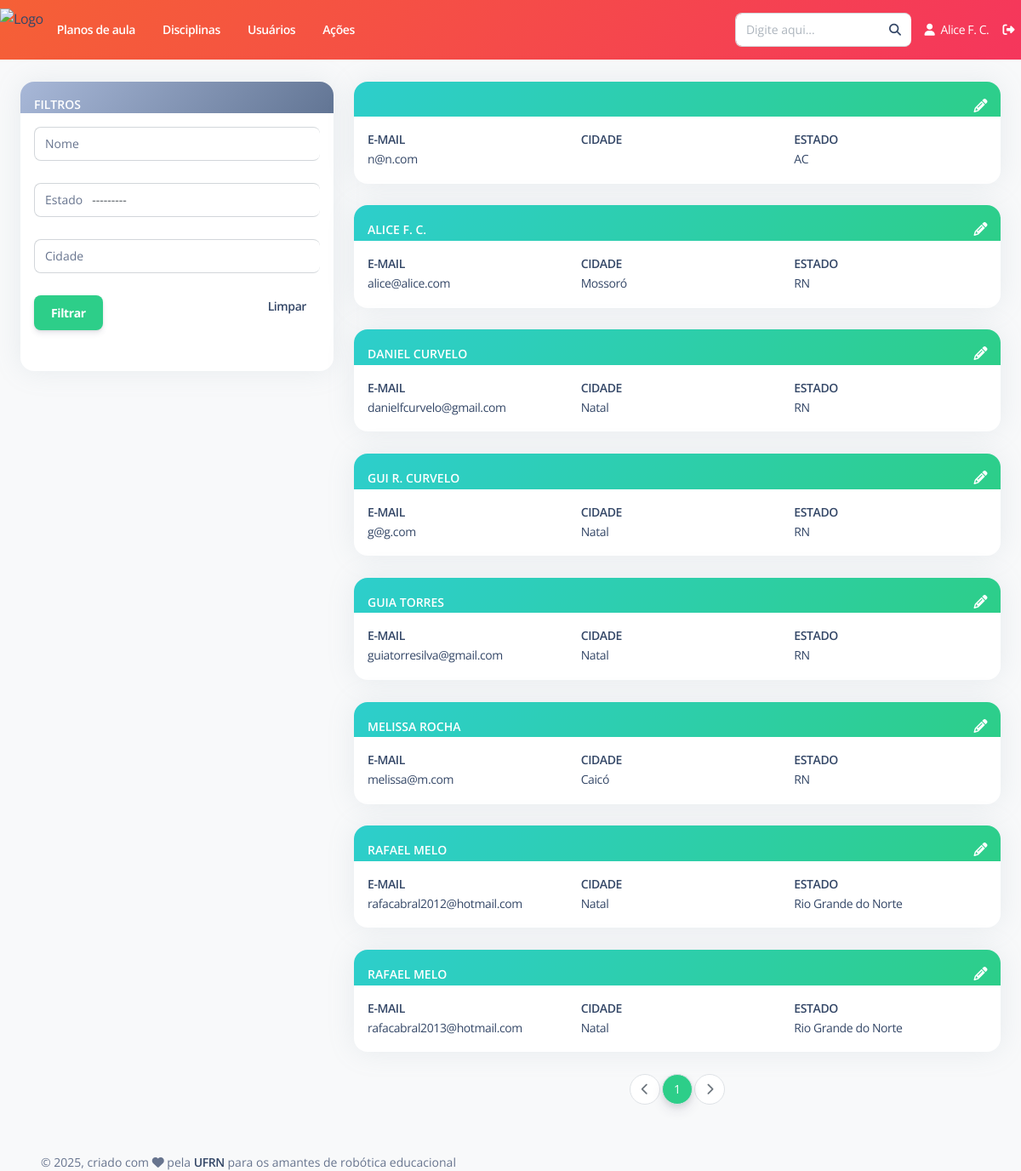
The page /usuario/listar-ativos/ (signed in) on the database as committed earlier.
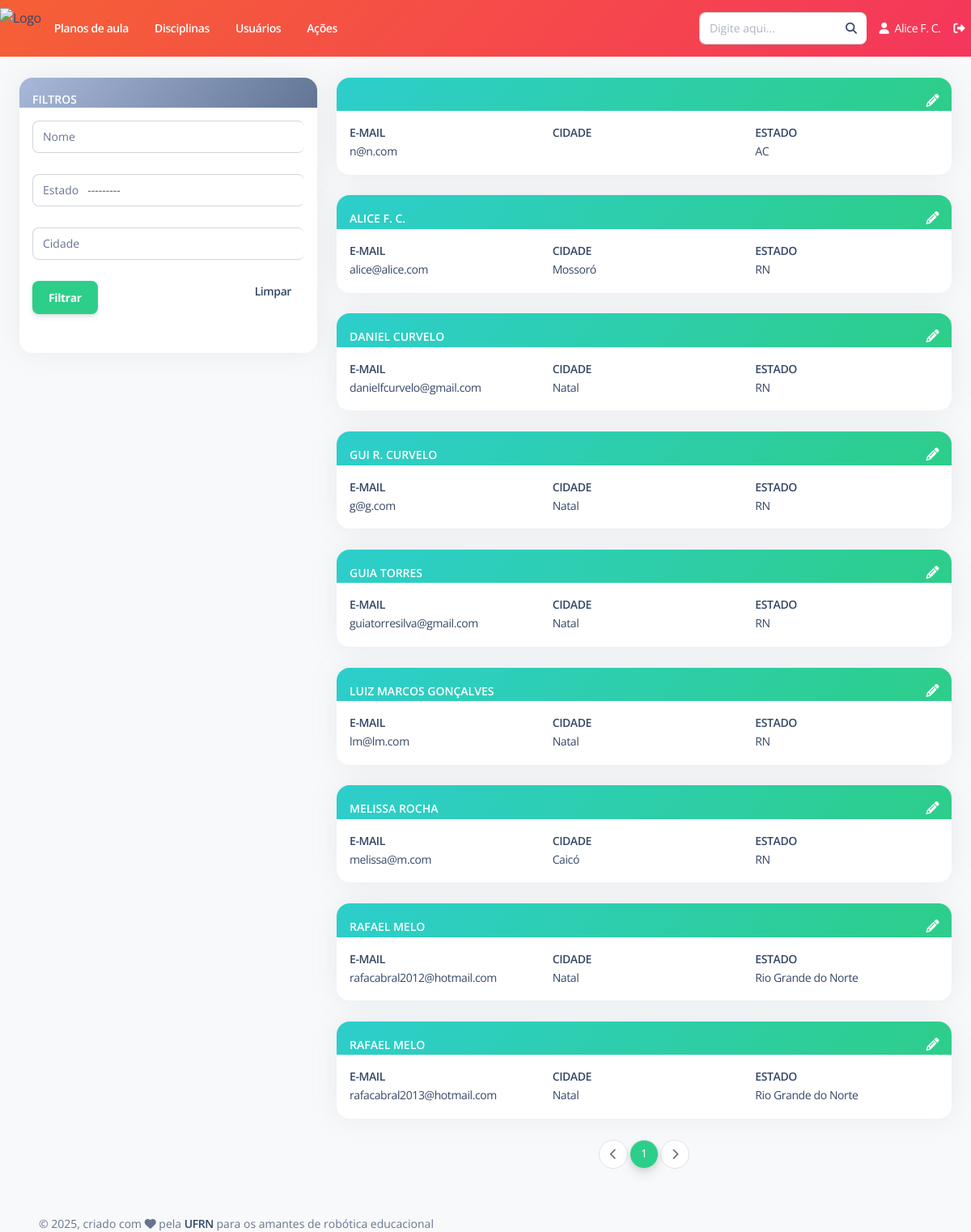
The same page on the database as committed later.
### Usuario/models.py (models this page shows, shortened)
class Usuario(User):
    cidade = models.CharField(max_length=100, verbose_name='Cidade')
    estado = models.CharField(max_length=2, choices=ESTADOS, default='AC', verbose_name='Estado')
    avatar = models.ImageField(upload_to='profile-pic/', default='profile-pic/default.jpeg')
    interesses = models.ManyToManyField('Disciplina.Disciplina', through='Interesses')
    def __str__(self):
        return self.first_name + " " + self.last_name
    class Meta:
        ordering = ['first_name', 'last_name']
        verbose_name = "Usuário"
        verbose_name_plural = "Usuários"

### Usuario/views.py (the view)
# urls.py: path('listar-ativos/', views.ListarAtivos.as_view(), name='listar_ativos'),
class ListarAtivos(LoginRequiredMixin, generic.ListView):
    model = Usuario
    template_name = 'Usuario/listar.html'
    context_object_name = 'lista_usuarios'
    paginate_by = 10
    def get_queryset(self):
        qs = super().get_queryset()
        usuarios_filtrados = filter_usuarios.UsuarioFiltro(self.request.GET, queryset=Usuario.objects.filter(is_active=True))
        qs_filtrada = usuarios_filtrados.qs
        return qs_filtrada
    def get_context_data(self,**kwargs):
        context = super(ListarAtivos,self).get_context_data(**kwargs)
        usuarios_filtrados = filter_usuarios.UsuarioFiltro(self.request.GET, queryset=Usuario.objects.filter(is_active=True))
        context['usuarios_filtrados'] = usuarios_filtrados.qs
        context['form_filtro'] = usuarios_filtrados.form
        context['exibir_todos'] = True
        return context

### templates/Usuario/listar.html (shortened to what the changed rows need)
{% extends "Base/base.html" %}
{% load pagination_tags %}
{% load attribute_tags %}
{% load widget_tweaks %}
{% load static %}
{% block conteudo %}
    <br>
    <div class="row">
        <div id="main_div" class="col-md-8 col-lg-8">
            {% for usuario in lista_usuarios %}
                <div class="card" id="card_usuario_{{usuario.id}}">
                    <div class="card-header bg-gradient-success pb-0 p-3">
                        <span class="text-sm mb-0 text-uppercase text-white font-weight-bold">{{usuario}}</span>
                        {% if user.is_superuser %}
                            <div class="float-end">
                                <a href="{% url 'usuario:editar' pk=usuario.pk %}" class="text-white">
                                    <i class="fa fa-pencil"></i>
                                </a>
                            </div>
                        {% endif %}
                    </div>
                    <a href="{% url 'usuario:informacoes_plano_aula' pk=usuario.pk %}">
                        <div class="card-body p-3 overflow-auto">
                            <div class="row">
                                <div class="col-md-4 col-lg-4">
                                    <p class="text-sm mb-0 text-uppercase font-weight-bold">E-mail</p>
                                    <span class="text-sm mb-0">{{usuario.email}}</span>
                                </div>
                                <div class="col-md-4 col-lg-4">
                                    <p class="text-sm mb-0 text-uppercase font-weight-bold">Cidade</p>
                                    <span class="text-sm mb-0">{{usuario.cidade}}</span>
                                </div>
                                <div class="col-md-4 col-lg-4">
                                    <p class="text-sm mb-0 text-uppercase font-weight-bold">Estado</p>
                                    <span class="text-sm mb-0">{{usuario.estado}}</span>
                                </div>
                            </div>
                        </div>
                    </a>
                </div>
                <br>
            {% endfor %}
            <nav class="justify-content-center d-flex pagination">
                <ul class="pagination">
                    {% for i in page_obj.paginator.page_range %}
                        {% if page_obj.number == i %}
                            <li class="active page-item">
                                <span class="page-link">{{ i }} <span class="sr-only">(current)</span></span>
                            </li>
                        {% elif i > page_obj.number|add:'-3' and i < page_obj.number|add:'3' %}
                            <li class="page-item">
                                <a href="?{% url_replace request 'page' i %}" class="page-link">{{ i }}</a>
                            </li>
                        {% endif %}
                    {% endfor %}
                </ul>
            </nav>
        </div>
    </div>
    <br/>
{% endblock %}

Rows that differ between the two databases and show on the page:
added Usuario: last_name "LUIZ MARCOS GONÇALVES", email "lm@lm.com", cidade "Natal", estado "RN"
